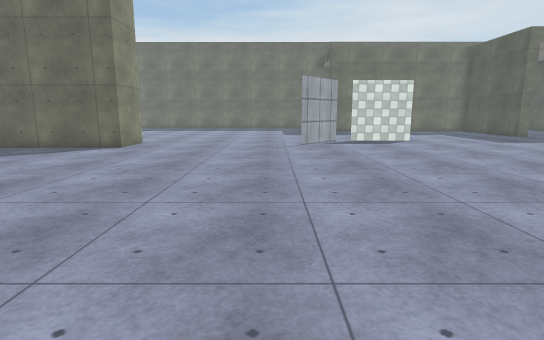
View 1 (above)

18 first-person views from a walk through a 3-D level made in the Unity game engine. The camera is 1.4 m above the floor, tilts 10° down and sees 80° across. The floor is counted in squares, 1 m on a side. Each view is taken from the middle of a square. On the plan, view 1 faces up. The plan holds only what a view shows up to about 15 squares ahead; the rest is blank. The place goes on beyond the plan. Some animated figures are left out. Surface patterns are stand-ins for the level's own textures.

View 2
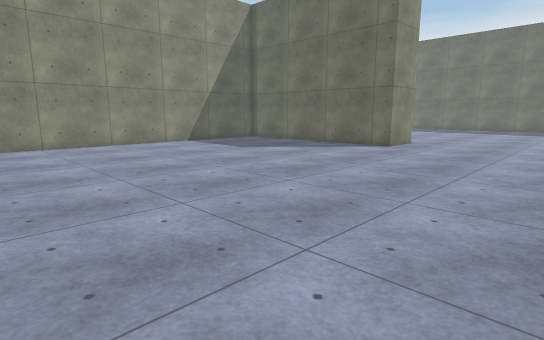

View 3
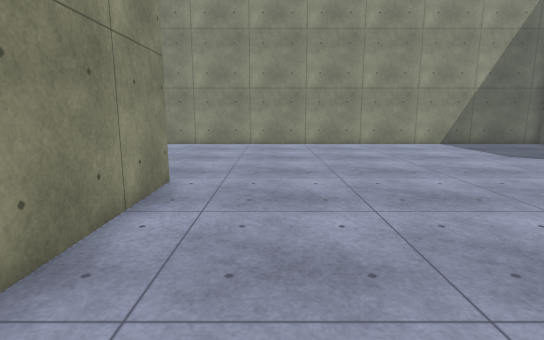

View 4
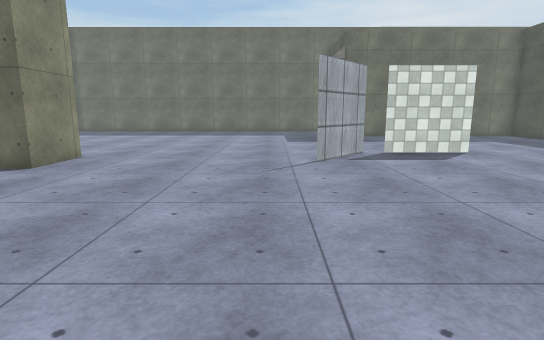

View 5
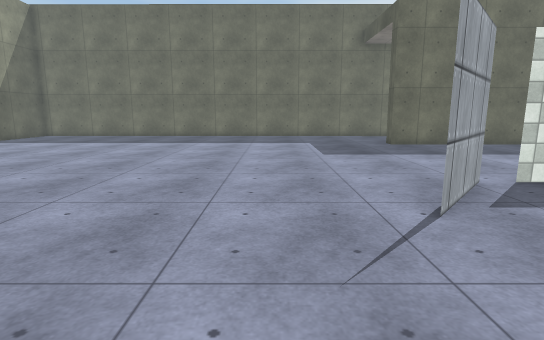

View 6
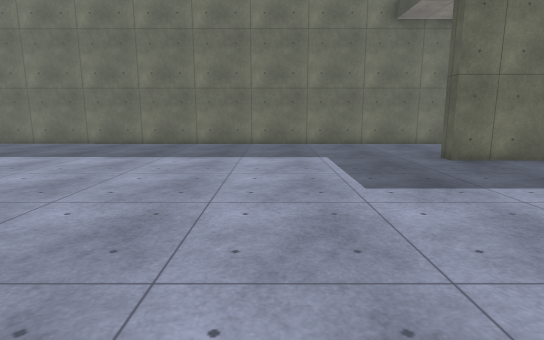

View 7
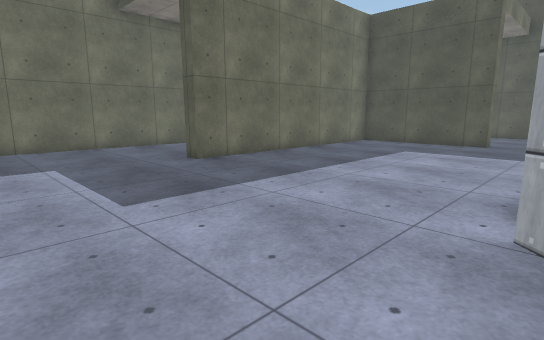

View 8
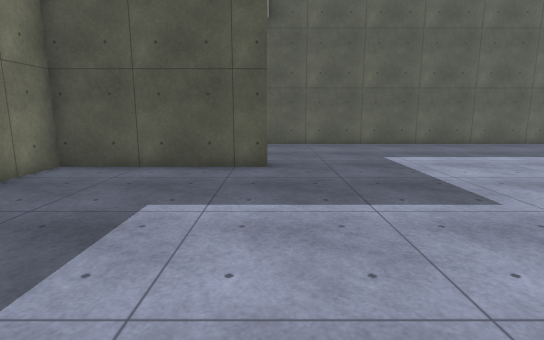

View 9
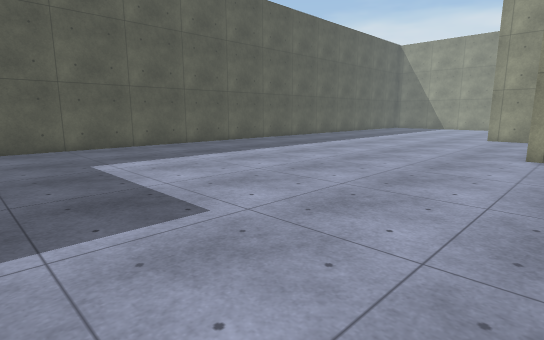

View 10
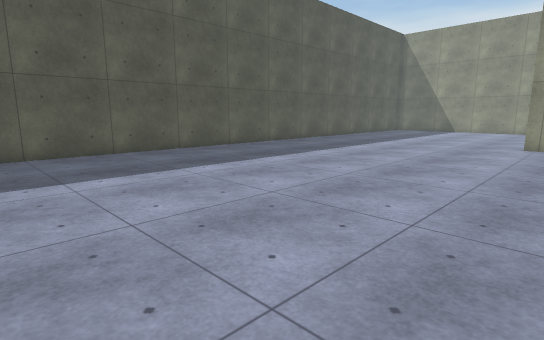

View 11
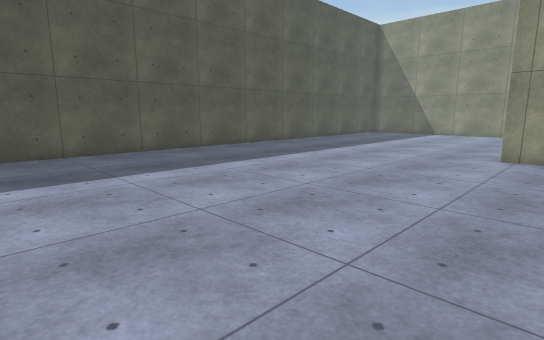

View 12
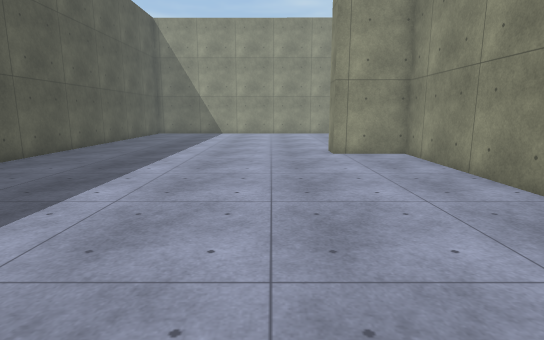

View 13
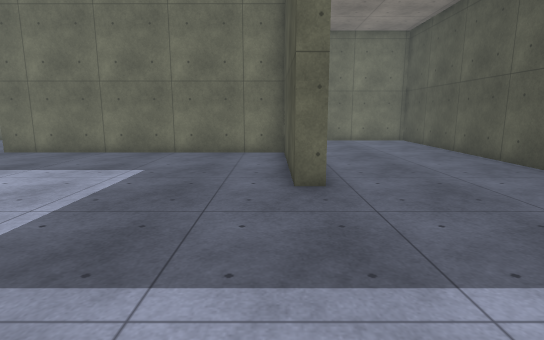

View 14
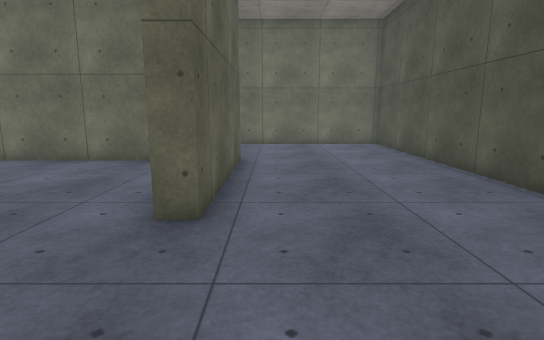

View 15
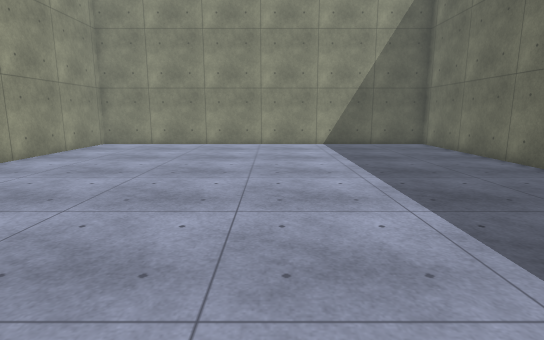

View 16
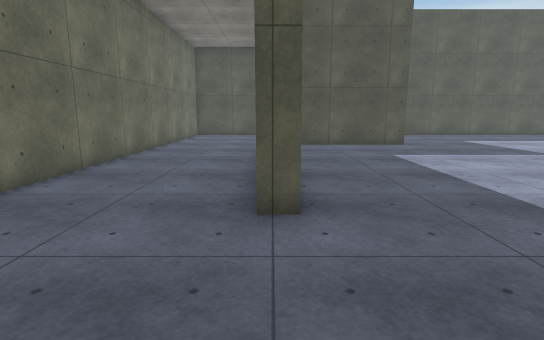

View 17
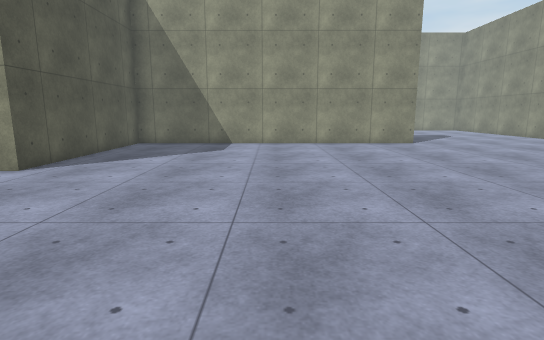

View 18
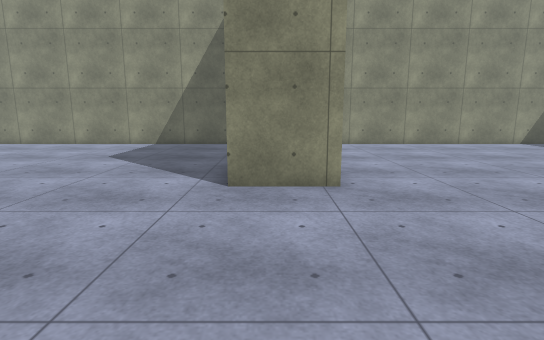

### Floor plan
Points are (right, up) in squares from view 1. A wall is a line through its corners. A room is listed if a view was taken in it or the views show most of it. See-through windows are left out.
Room 1 (views 1, 2, 3, 4, 5, 6, 7, 8, 9, 10, 11, 12, 13, 14, 15, 16, 17, 18)
walls: (3, 16.2) (3.3, 16.6) (1.3, 14.2); (7, 16.5) (4, 16.5); (8.4, 4.6) (8.4, -1.2) (10.9, -1.2) (10.9, -2.2); (-6.1, 15.3) (-6.1, 13.1) (-11.1, 13.2); (-6.6, -1.1) (6.2, -1.2) (6.2, 6.2) (8.4, 6.2); (15, 25) (15, 19.1) (14.4, 19.1) (14.4, 24.6) (4.4, 24.6) (4.4, 25.2); (-14.8, 13.2) (-14.8, -3.9); (20.7, -5.2) (20.7, 29.7) (-14.8, 29.9) (-14.8, 15.4) (-9.1, 15.3)
ways out: gap at (4, 16)

Positions as (right, up) in squares from view 1, and headings:
1: (0, 0), facing up
2: (0, 0), facing up-left
3: (0, 1), facing left
4: (0, 5), facing up
5: (-1, 10), facing up
6: (-1, 15), facing up
7: (-1, 16), facing up-right
8: (6, 19), facing right
9: (7, 18), facing down-right
10: (9, 14), facing down-right
11: (9, 10), facing down-right
12: (13, 10), facing down
13: (14, 13), facing up
14: (16, 15), facing up
15: (0, 23), facing left
16: (0, 25), facing right
17: (0, 14), facing down
18: (0, 14), facing left
